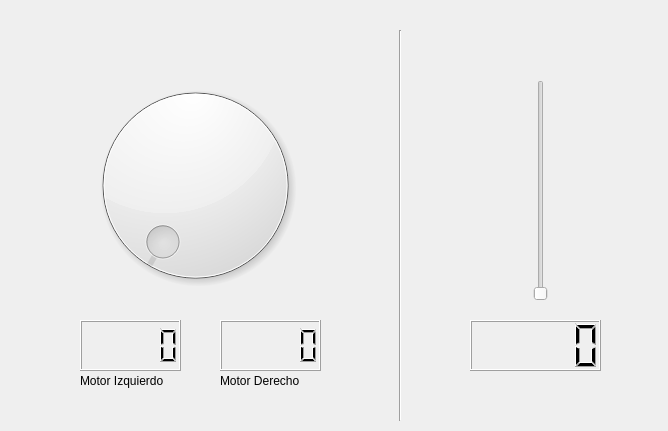
<?xml version="1.0" encoding="UTF-8"?>
<ui version="4.0">
 <class>Form</class>
 <widget class="QWidget" name="Form">
  <property name="geometry">
   <rect>
    <x>0</x>
    <y>0</y>
    <width>668</width>
    <height>431</height>
   </rect>
  </property>
  <property name="windowTitle">
   <string>Form</string>
  </property>
  <widget class="QDial" name="dial">
   <property name="geometry">
    <rect>
     <x>20</x>
     <y>70</y>
     <width>351</width>
     <height>231</height>
    </rect>
   </property>
  </widget>
  <widget class="QSlider" name="verticalSlider">
   <property name="geometry">
    <rect>
     <x>480</x>
     <y>80</y>
     <width>121</width>
     <height>221</height>
    </rect>
   </property>
   <property name="orientation">
    <enum>Qt::Vertical</enum>
   </property>
  </widget>
  <widget class="QLCDNumber" name="lcdNumber">
   <property name="geometry">
    <rect>
     <x>470</x>
     <y>320</y>
     <width>131</width>
     <height>51</height>
    </rect>
   </property>
  </widget>
  <widget class="QLCDNumber" name="lcdNumber_2">
   <property name="geometry">
    <rect>
     <x>80</x>
     <y>320</y>
     <width>101</width>
     <height>51</height>
    </rect>
   </property>
  </widget>
  <widget class="QLCDNumber" name="lcdNumber_3">
   <property name="geometry">
    <rect>
     <x>220</x>
     <y>320</y>
     <width>101</width>
     <height>51</height>
    </rect>
   </property>
  </widget>
  <widget class="QLabel" name="label">
   <property name="geometry">
    <rect>
     <x>80</x>
     <y>370</y>
     <width>91</width>
     <height>21</height>
    </rect>
   </property>
   <property name="text">
    <string>Motor Izquierdo</string>
   </property>
  </widget>
  <widget class="QLabel" name="label_2">
   <property name="geometry">
    <rect>
     <x>220</x>
     <y>370</y>
     <width>91</width>
     <height>21</height>
    </rect>
   </property>
   <property name="text">
    <string>Motor Derecho</string>
   </property>
  </widget>
  <widget class="Line" name="line">
   <property name="geometry">
    <rect>
     <x>390</x>
     <y>30</y>
     <width>21</width>
     <height>391</height>
    </rect>
   </property>
   <property name="orientation">
    <enum>Qt::Vertical</enum>
   </property>
  </widget>
 </widget>
 <resources/>
 <connections/>
</ui>
